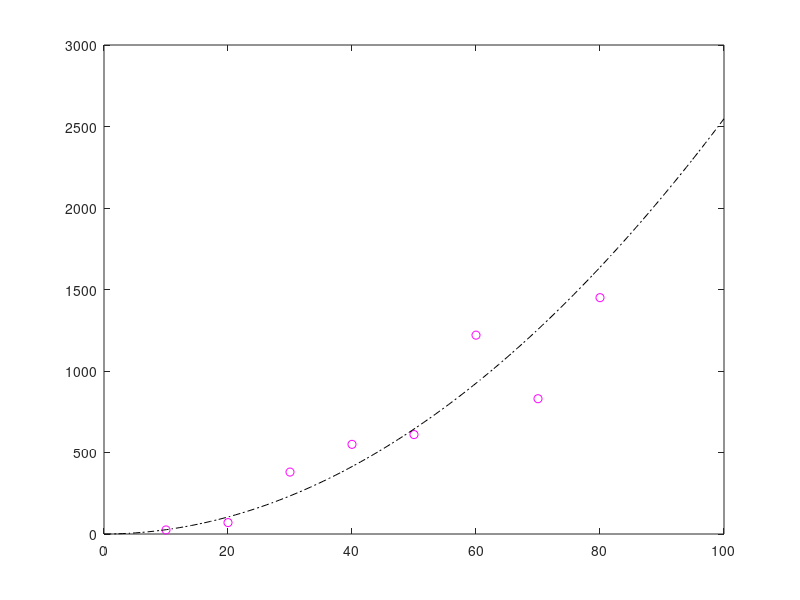

MATLAB code to generate this figure:
v1=[10 20 30 40 50 60 70 80];
v2=linspace(0,100);
F1=[25 70 380 550 610 1220 830 1450];
F2=0.274*v2.^1.9842;
plot(v1,F1,'om',v2,F2,'k-.')
